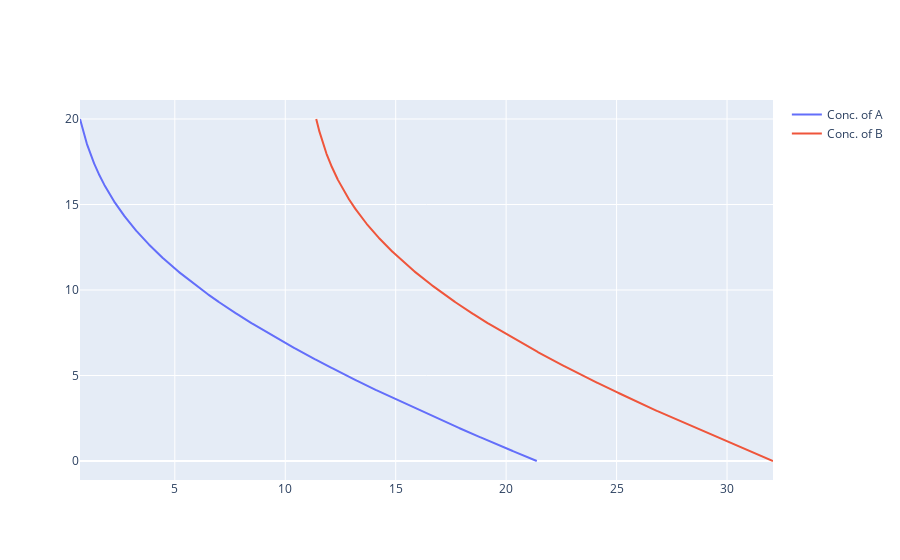

Notebook code for this chart:
### Code cell
fig = go.Figure()
fig.add_trace(go.Scatter(x=Ca, y=vol,
                    mode='lines',
                    name='Conc. of A'))
fig.add_trace(go.Scatter(x=Cb, y=vol,
                    mode='lines',
                    name='Conc. of B'))
fig.show()

### Figure 1 — Plotly figure (JSON) as saved in the notebook; plotly's stock layout.template omitted (floating-point values rounded to 4 significant figures; data arrays with more than 128 entries replaced by an {"elided": "..."} marker saying what was removed)
{"data": [{"mode": "lines", "name": "Conc. of A", "type": "scatter", "x": {"elided": "4001 float values"}, "y": {"elided": "4001 float values"}}, {"mode": "lines", "name": "Conc. of B", "type": "scatter", "x": {"elided": "4001 float values"}, "y": {"elided": "4001 float values"}}], "layout": {}}
